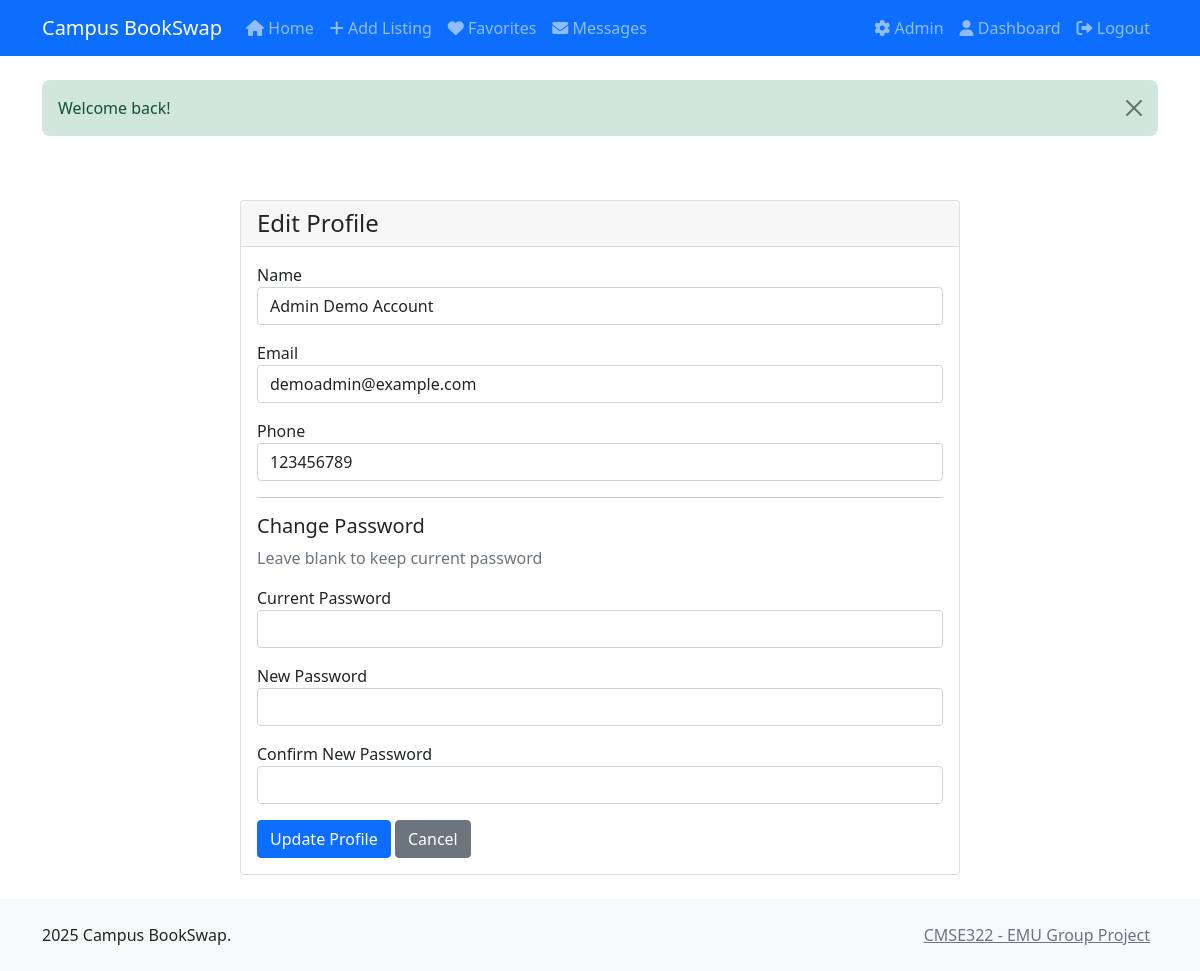
The page /projectfolder/edit-profile.php (signed in) on the database its author committed.
### tables this page shows
CREATE TABLE `user` (
  `user_id` int(11) NOT NULL,
  `phone` varchar(20) DEFAULT NULL,
  `name` varchar(100) DEFAULT NULL,
  `email` varchar(100) DEFAULT NULL,
  `reg_date` date NOT NULL,
  `pass_hash` varchar(255) NOT NULL,
  `is_admin` tinyint(1) DEFAULT 0,
  `is_blocked` tinyint(1) DEFAULT 0
);

### projectfolder/includes/db.php (called while the page is built, shortened)
<?php
function getDbConnection() {
    static $conn = null;
    if ($conn === null) {
        try {
            $conn = new mysqli(DB_HOST, DB_USER, DB_PASS, DB_NAME);
            $conn->set_charset("utf8");
        } catch (Exception $e) {
            error_log("Database connection error: " . $e->getMessage());
            die("Sorry, we're experiencing technical difficulties. Please try again later.");
        }
    }
    return $conn;
}
function prepareStatement($sql) {
    $conn = getDbConnection();
    $stmt = $conn->prepare($sql);
    return $stmt;
}

### projectfolder/edit-profile.php (the view, shortened to what this page needs)
<?php
require_once 'includes/db.php';
$user_id = $_SESSION['user_id'];
require_once 'includes/header.php';
$stmt = prepareStatement("SELECT * FROM user WHERE user_id = ?");
$stmt->bind_param("i", $user_id);
$stmt->execute();
$user = $stmt->get_result()->fetch_assoc();
?>
<div class="container mt-4">
    <div class="row justify-content-center">
        <div class="col-md-8">
            <div class="card">
                <div class="card-header">
                    <h4 class="mb-0">Edit Profile</h4>
                </div>
                <div class="card-body">
                    <form method="post" action="">
                        <div class="form-group mb-3">
                            <label for="name">Name</label>
                            <input type="text" class="form-control" id="name" name="name"
                                   value="<?php echo htmlspecialchars($user['name']); ?>" required>
                        </div>
                        <div class="form-group mb-3">
                            <label for="email">Email</label>
                            <input type="email" class="form-control" id="email" name="email"
                                   value="<?php echo htmlspecialchars($user['email']); ?>" required>
                        </div>
                        <div class="form-group mb-3">
                            <label for="phone">Phone</label>
                            <input type="tel" class="form-control" id="phone" name="phone"
                                   value="<?php echo htmlspecialchars($user['phone']); ?>">
                        </div>
                        <hr>
                        <h5>Change Password</h5>
                        <p class="text-muted">Leave blank to keep current password</p>
                        <div class="form-group mb-3">
                            <label for="current_password">Current Password</label>
                            <input type="password" class="form-control" id="current_password" name="current_password">
                        </div>
                        <div class="form-group mb-3">
                            <label for="new_password">New Password</label>
                            <input type="password" class="form-control" id="new_password" name="new_password">
                        </div>
                        <div class="form-group mb-3">
                            <label for="confirm_password">Confirm New Password</label>
                            <input type="password" class="form-control" id="confirm_password" name="confirm_password">
                        </div>
                        <div class="form-group">
                            <button type="submit" class="btn btn-primary">Update Profile</button>
                            <a href="dashboard.php" class="btn btn-secondary">Cancel</a>
                        </div>
                    </form>
                </div>
            </div>
        </div>
    </div>
</div>
<?php require_once 'includes/footer.php'; ?>

### projectfolder/assets/css/style.css (style rules this page uses)
body { min-height: 100vh; display: flex; flex-direction: column; }
.container { flex: 1; }
.card { transition: transform 0.2s ease-in-out, box-shadow 0.2s ease-in-out; }

### rows shown on the page
user: name "Admin Demo Account", email "demoadmin@example.com", phone "123456789"

### other values the page prints
SITE_NAME "Campus BookSwap"
$_SESSION['flash']['message'] "Welcome back!"
